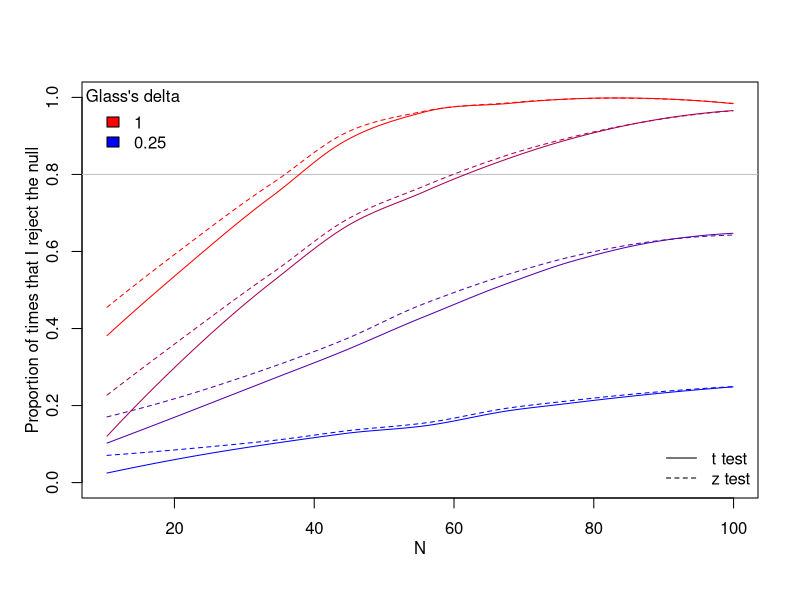

Generate this figure with R:
f<-function(N,delta) {
    N<-round(N/2)
    x1<-rnorm(N)
    x2<-rnorm(N,mean=delta)
    p<-t.test(x1,x2)$p.value
    ##
    m1<-mean(x1)
    m2<-mean(x2)
    s1<-sd(x1)/sqrt(length(x1))
    s2<-sd(x2)/sqrt(length(x2))
    z<-(m2-m1)/sqrt(s1^2+s2^2)
    pz<-pnorm(abs(z),lower.tail=FALSE)*2
    ##
    c(delta,p,pz)
}

N<-sort(runif(1000,min=10,max=100))
L<-list()
for (delta in seq(.25,1,by=.25)) { 
    x<-lapply(N,f,delta)
    L[[as.character(delta)]]<-do.call("rbind",x)
}

par(mgp=c(2,1,0))
plot(NULL,xlim=range(N),ylim=0:1,xlab="N",ylab="Proportion of times that I reject the null")
abline(h=.8,col='gray')
cols<-colorRampPalette(c("blue", "red"))( length(L))
tab<-list()
for (i in 1:length(L)) {
    x<-L[[i]]
    m0<-loess(x[,2]<.05 ~ N)
    lines(N,m0$fitted,lty=1,col=cols[i])
    m1<-loess(x[,3]<.05 ~ N)
    lines(N,m1$fitted,col=cols[i],lty=2)
}
ii<-rev(c(1,length(L)))
legend("topleft",bty='n',legend=names(L)[ii],fill=cols[ii],title="Glass's delta")
legend("bottomright",bty='n',lty=c(1,2),c("t test","z test"))
